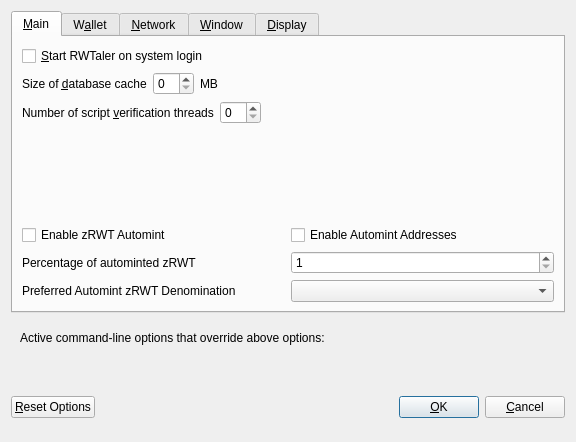
<?xml version="1.0" encoding="UTF-8"?>
<ui version="4.0">
 <class>OptionsDialog</class>
 <widget class="QDialog" name="OptionsDialog">
  <property name="geometry">
   <rect>
    <x>0</x>
    <y>0</y>
    <width>576</width>
    <height>442</height>
   </rect>
  </property>
  <property name="windowTitle">
   <string>Options</string>
  </property>
  <property name="modal">
   <bool>true</bool>
  </property>
  <layout class="QVBoxLayout" name="verticalLayout">
   <item>
    <widget class="QTabWidget" name="tabWidget">
     <property name="currentIndex">
      <number>0</number>
     </property>
     <widget class="QWidget" name="tabMain">
      <attribute name="title">
       <string>&amp;Main</string>
      </attribute>
      <layout class="QVBoxLayout" name="verticalLayout_Main">
       <item>
        <widget class="QCheckBox" name="bitcoinAtStartup">
         <property name="toolTip">
          <string>Automatically start RWTaler after logging in to the system.</string>
         </property>
         <property name="text">
          <string>&amp;Start RWTaler on system login</string>
         </property>
        </widget>
       </item>
       <item>
        <layout class="QHBoxLayout" name="horizontalLayout_2_Main">
         <item>
          <widget class="QLabel" name="databaseCacheLabel">
           <property name="text">
            <string>Size of &amp;database cache</string>
           </property>
           <property name="textFormat">
            <enum>Qt::PlainText</enum>
           </property>
           <property name="buddy">
            <cstring>databaseCache</cstring>
           </property>
          </widget>
         </item>
         <item>
          <widget class="QSpinBox" name="databaseCache"/>
         </item>
         <item>
          <widget class="QLabel" name="databaseCacheUnitLabel">
           <property name="text">
            <string>MB</string>
           </property>
           <property name="textFormat">
            <enum>Qt::PlainText</enum>
           </property>
          </widget>
         </item>
         <item>
          <spacer name="horizontalSpacer_2_Main">
           <property name="orientation">
            <enum>Qt::Horizontal</enum>
           </property>
           <property name="sizeHint" stdset="0">
            <size>
             <width>40</width>
             <height>20</height>
            </size>
           </property>
          </spacer>
         </item>
        </layout>
       </item>
       <item>
        <layout class="QHBoxLayout" name="horizontalLayout_3_Main">
         <item>
          <widget class="QLabel" name="threadsScriptVerifLabel">
           <property name="text">
            <string>Number of script &amp;verification threads</string>
           </property>
           <property name="textFormat">
            <enum>Qt::PlainText</enum>
           </property>
           <property name="buddy">
            <cstring>threadsScriptVerif</cstring>
           </property>
          </widget>
         </item>
         <item>
          <widget class="QSpinBox" name="threadsScriptVerif">
           <property name="toolTip">
            <string>(0 = auto, &lt;0 = leave that many cores free)</string>
           </property>
          </widget>
         </item>
         <item>
          <spacer name="horizontalSpacer_3_Main">
           <property name="orientation">
            <enum>Qt::Horizontal</enum>
           </property>
           <property name="sizeHint" stdset="0">
            <size>
             <width>40</width>
             <height>20</height>
            </size>
           </property>
          </spacer>
         </item>
        </layout>
       </item>
       <item>
        <spacer name="verticalSpacer_2">
         <property name="orientation">
          <enum>Qt::Vertical</enum>
         </property>
         <property name="sizeHint" stdset="0">
          <size>
           <width>20</width>
           <height>40</height>
          </size>
         </property>
        </spacer>
       </item>
       <item>
        <widget class="QWidget" name="verticalZrwtOptionsWidget" native="true">
         <layout class="QVBoxLayout" name="verticalZrwtOptionsLayout">
          <property name="margin">
           <number>0</number>
          </property>
          <item>
           <layout class="QHBoxLayout" name="horizontalAutomintingLayout">
            <item>
             <widget class="QCheckBox" name="checkBoxZeromintEnable">
              <property name="toolTip">
               <string>Enable automatic minting of RWT units to zRWT</string>
              </property>
              <property name="layoutDirection">
               <enum>Qt::LeftToRight</enum>
              </property>
              <property name="text">
               <string>Enable zRWT Automint</string>
              </property>
             </widget>
            </item>
            <item>
             <widget class="QCheckBox" name="checkBoxZeromintAddresses">
              <property name="toolTip">
               <string>Enable automatic zRWT minting from specific addresses</string>
              </property>
              <property name="layoutDirection">
               <enum>Qt::LeftToRight</enum>
              </property>
              <property name="text">
               <string>Enable Automint Addresses</string>
              </property>
             </widget>
            </item>
           </layout>
          </item>
          <item>
           <layout class="QHBoxLayout" name="horizontalZmintPercentageLayout">
            <item>
             <widget class="QLabel" name="percentage_label">
              <property name="toolTip">
               <string>Percentage of incoming RWT which get automatically converted to zRWT via Zerocoin Protocol (min: 10%)</string>
              </property>
              <property name="text">
               <string>Percentage of autominted zRWT</string>
              </property>
             </widget>
            </item>
            <item>
             <widget class="QSpinBox" name="zeromintPercentage">
              <property name="minimum">
               <number>1</number>
              </property>
              <property name="maximum">
               <number>100</number>
              </property>
             </widget>
            </item>
           </layout>
          </item>
          <item>
           <layout class="QHBoxLayout" name="horizontalLayout" stretch="0,0">
            <property name="sizeConstraint">
             <enum>QLayout::SetFixedSize</enum>
            </property>
            <item>
             <widget class="QLabel" name="labelPreferredDenom">
              <property name="maximumSize">
               <size>
                <width>16777215</width>
                <height>16777215</height>
               </size>
              </property>
              <property name="toolTip">
               <string>Wait with automatic conversion to Zerocoin until enough RWT for this denomination is available</string>
              </property>
              <property name="text">
               <string>Preferred Automint zRWT Denomination</string>
              </property>
             </widget>
            </item>
            <item>
             <widget class="QComboBox" name="preferredDenom">
              <property name="maximumSize">
               <size>
                <width>16777215</width>
                <height>27</height>
               </size>
              </property>
              <property name="toolTip">
               <string>Wait with automatic conversion to Zerocoin until enough RWT for this denomination is available</string>
              </property>
              <property name="maxVisibleItems">
               <number>9</number>
              </property>
              <property name="maxCount">
               <number>9</number>
              </property>
             </widget>
            </item>
           </layout>
          </item>
         </layout>
        </widget>
       </item>
      </layout>
     </widget>
     <widget class="QWidget" name="tabWallet">
      <attribute name="title">
       <string>W&amp;allet</string>
      </attribute>
      <layout class="QVBoxLayout" name="verticalLayout_Wallet">
       <item>
        <layout class="QHBoxLayout" name="horizontalLayout_2_Wallet">
         <item>
          <widget class="QLabel" name="labelStakeSplitThresholdText">
           <property name="text">
            <string>Stake split threshold:</string>
           </property>
          </widget>
         </item>
         <item>
          <widget class="QSpinBox" name="spinBoxStakeSplitThreshold">
           <property name="minimum">
            <number>1</number>
           </property>
           <property name="maximum">
            <number>999999</number>
           </property>
          </widget>
         </item>
        </layout>
       </item>
       <item>
        <widget class="QGroupBox" name="groupBox">
         <property name="title">
          <string>Expert</string>
         </property>
         <layout class="QVBoxLayout" name="verticalLayout_2">
          <item>
           <widget class="QCheckBox" name="coinControlFeatures">
            <property name="toolTip">
             <string>Whether to show coin control features or not.</string>
            </property>
            <property name="text">
             <string>Enable coin &amp;control features</string>
            </property>
           </widget>
          </item>
          <item>
           <widget class="QCheckBox" name="showMasternodesTab">
            <property name="toolTip">
             <string>Show additional tab listing all your masternodes in first sub-tab&lt;br/&gt;and all masternodes on the network in second sub-tab.</string>
            </property>
            <property name="text">
             <string>Show Masternodes Tab</string>
            </property>
           </widget>
          </item>
          <item>
           <widget class="QCheckBox" name="spendZeroConfChange">
            <property name="toolTip">
             <string>If you disable the spending of unconfirmed change, the change from a transaction&lt;br/&gt;cannot be used until that transaction has at least one confirmation.&lt;br/&gt;This also affects how your balance is computed.</string>
            </property>
            <property name="text">
             <string>&amp;Spend unconfirmed change</string>
            </property>
           </widget>
          </item>
         </layout>
        </widget>
       </item>
       <item>
        <spacer name="verticalSpacer_Wallet">
         <property name="orientation">
          <enum>Qt::Vertical</enum>
         </property>
         <property name="sizeHint" stdset="0">
          <size>
           <width>20</width>
           <height>40</height>
          </size>
         </property>
        </spacer>
       </item>
      </layout>
     </widget>
     <widget class="QWidget" name="tabNetwork">
      <attribute name="title">
       <string>&amp;Network</string>
      </attribute>
      <layout class="QVBoxLayout" name="verticalLayout_Network">
       <item>
        <widget class="QCheckBox" name="mapPortUpnp">
         <property name="toolTip">
          <string>Automatically open the RWTaler client port on the router. This only works when your router supports UPnP and it is enabled.</string>
         </property>
         <property name="text">
          <string>Map port using &amp;UPnP</string>
         </property>
        </widget>
       </item>
       <item>
        <widget class="QCheckBox" name="allowIncoming">
         <property name="toolTip">
          <string>Accept connections from outside</string>
         </property>
         <property name="text">
          <string>Allow incoming connections</string>
         </property>
        </widget>
       </item>
       <item>
        <widget class="QCheckBox" name="connectSocks">
         <property name="toolTip">
          <string>Connect to the RWTaler network through a SOCKS5 proxy.</string>
         </property>
         <property name="text">
          <string>&amp;Connect through SOCKS5 proxy (default proxy):</string>
         </property>
        </widget>
       </item>
       <item>
        <layout class="QHBoxLayout" name="horizontalLayout_1_Network">
         <item>
          <widget class="QLabel" name="proxyIpLabel">
           <property name="text">
            <string>Proxy &amp;IP:</string>
           </property>
           <property name="textFormat">
            <enum>Qt::PlainText</enum>
           </property>
           <property name="buddy">
            <cstring>proxyIp</cstring>
           </property>
          </widget>
         </item>
         <item>
          <widget class="QValidatedLineEdit" name="proxyIp">
           <property name="minimumSize">
            <size>
             <width>140</width>
             <height>0</height>
            </size>
           </property>
           <property name="maximumSize">
            <size>
             <width>140</width>
             <height>16777215</height>
            </size>
           </property>
           <property name="toolTip">
            <string>IP address of the proxy (e.g. IPv4: 127.0.0.1 / IPv6: ::1)</string>
           </property>
          </widget>
         </item>
         <item>
          <widget class="QLabel" name="proxyPortLabel">
           <property name="text">
            <string>&amp;Port:</string>
           </property>
           <property name="textFormat">
            <enum>Qt::PlainText</enum>
           </property>
           <property name="buddy">
            <cstring>proxyPort</cstring>
           </property>
          </widget>
         </item>
         <item>
          <widget class="QLineEdit" name="proxyPort">
           <property name="minimumSize">
            <size>
             <width>55</width>
             <height>0</height>
            </size>
           </property>
           <property name="maximumSize">
            <size>
             <width>55</width>
             <height>16777215</height>
            </size>
           </property>
           <property name="toolTip">
            <string>Port of the proxy (e.g. 9050)</string>
           </property>
          </widget>
         </item>
         <item>
          <spacer name="horizontalSpacer_1_Network">
           <property name="orientation">
            <enum>Qt::Horizontal</enum>
           </property>
           <property name="sizeHint" stdset="0">
            <size>
             <width>40</width>
             <height>20</height>
            </size>
           </property>
          </spacer>
         </item>
        </layout>
       </item>
       <item>
        <spacer name="verticalSpacer_Network">
         <property name="orientation">
          <enum>Qt::Vertical</enum>
         </property>
         <property name="sizeHint" stdset="0">
          <size>
           <width>20</width>
           <height>40</height>
          </size>
         </property>
        </spacer>
       </item>
      </layout>
     </widget>
     <widget class="QWidget" name="tabWindow">
      <attribute name="title">
       <string>&amp;Window</string>
      </attribute>
      <layout class="QVBoxLayout" name="verticalLayout_Window">
       <item>
        <widget class="QCheckBox" name="minimizeToTray">
         <property name="toolTip">
          <string>Show only a tray icon after minimizing the window.</string>
         </property>
         <property name="text">
          <string>&amp;Minimize to the tray instead of the taskbar</string>
         </property>
        </widget>
       </item>
       <item>
        <widget class="QCheckBox" name="minimizeOnClose">
         <property name="toolTip">
          <string>Minimize instead of exit the application when the window is closed. When this option is enabled, the application will be closed only after selecting Quit in the menu.</string>
         </property>
         <property name="text">
          <string>M&amp;inimize on close</string>
         </property>
        </widget>
       </item>
       <item>
        <spacer name="verticalSpacer_Window">
         <property name="orientation">
          <enum>Qt::Vertical</enum>
         </property>
         <property name="sizeHint" stdset="0">
          <size>
           <width>20</width>
           <height>40</height>
          </size>
         </property>
        </spacer>
       </item>
      </layout>
     </widget>
     <widget class="QWidget" name="tabDisplay">
      <attribute name="title">
       <string>&amp;Display</string>
      </attribute>
      <layout class="QVBoxLayout" name="verticalLayout_Display">
       <item>
        <layout class="QHBoxLayout" name="horizontalLayout_1_Display">
         <item>
          <widget class="QLabel" name="langLabel">
           <property name="text">
            <string>User Interface &amp;language:</string>
           </property>
           <property name="textFormat">
            <enum>Qt::PlainText</enum>
           </property>
           <property name="buddy">
            <cstring>lang</cstring>
           </property>
          </widget>
         </item>
         <item>
          <widget class="QValueComboBox" name="lang">
           <property name="toolTip">
            <string>The user interface language can be set here. This setting will take effect after restarting RWTaler.</string>
           </property>
          </widget>
         </item>
        </layout>
       </item>
       <item>
        <widget class="QLabel" name="label_3">
         <property name="toolTip">
          <string notr="true"/>
         </property>
         <property name="statusTip">
          <string notr="true"/>
         </property>
         <property name="whatsThis">
          <string notr="true"/>
         </property>
         <property name="accessibleName">
          <string notr="true"/>
         </property>
         <property name="text">
          <string>Language missing or translation incomplete? Help contributing translations here:
https://www.transifex.com/rwtaler-project/rwtaler-project-translations</string>
         </property>
         <property name="wordWrap">
          <bool>true</bool>
         </property>
         <property name="openExternalLinks">
          <bool>true</bool>
         </property>
         <property name="textInteractionFlags">
          <set>Qt::TextBrowserInteraction</set>
         </property>
        </widget>
       </item>
       <item>
        <layout class="QHBoxLayout" name="horizontalLayout_2_Display" stretch="0,0">
         <item>
          <widget class="QLabel" name="themeLabel">
           <property name="text">
            <string>User Interface Theme:</string>
           </property>
          </widget>
         </item>
         <item>
          <widget class="QValueComboBox" name="theme"/>
         </item>
        </layout>
       </item>
       <item>
        <widget class="QWidget" name="verticalZrwtDisplayWidget" native="true">
         <layout class="QVBoxLayout" name="verticalZrwtDisplayLayout">
          <property name="margin">
           <number>0</number>
          </property>
          <item>
           <widget class="Line" name="line">
            <property name="orientation">
             <enum>Qt::Horizontal</enum>
            </property>
           </widget>
          </item>
          <item>
           <layout class="QHBoxLayout" name="horizontalLayout_3_Display">
            <item>
             <widget class="QLabel" name="unitLabel">
              <property name="text">
               <string>Unit to show amounts in:</string>
              </property>
              <property name="textFormat">
               <enum>Qt::PlainText</enum>
              </property>
             </widget>
            </item>
            <item>
             <widget class="QValueComboBox" name="unit">
              <property name="toolTip">
               <string>Choose the default subdivision unit to show in the interface and when sending coins.</string>
              </property>
             </widget>
            </item>
           </layout>
          </item>
          <item>
           <layout class="QHBoxLayout" name="horizontalLayout_4_Display">
            <item>
             <widget class="QLabel" name="digitsLabel">
              <property name="text">
               <string>Decimal digits</string>
              </property>
             </widget>
            </item>
            <item>
             <widget class="QValueComboBox" name="digits"/>
            </item>
           </layout>
          </item>
          <item>
           <layout class="QHBoxLayout" name="horizontalLayout_5_Display">
            <item>
             <widget class="QCheckBox" name="checkBoxHideZeroBalances">
              <property name="toolTip">
               <string>Hide empty balances</string>
              </property>
              <property name="layoutDirection">
               <enum>Qt::LeftToRight</enum>
              </property>
              <property name="text">
               <string>Hide empty balances</string>
              </property>
             </widget>
            </item>
            <item>
             <widget class="QCheckBox" name="checkBoxHideOrphans">
              <property name="toolTip">
               <string>Hide orphan stakes in transaction lists</string>
              </property>
              <property name="text">
               <string>Hide orphan stakes</string>
              </property>
             </widget>
            </item>
            <item>
             <spacer name="horizontalSpacer">
              <property name="orientation">
               <enum>Qt::Horizontal</enum>
              </property>
              <property name="sizeHint" stdset="0">
               <size>
                <width>40</width>
                <height>20</height>
               </size>
              </property>
             </spacer>
            </item>
           </layout>
          </item>
          <item>
           <layout class="QHBoxLayout" name="horizontalLayout_6_Display">
            <item>
             <widget class="QLabel" name="thirdPartyTxUrlsLabel">
              <property name="toolTip">
               <string>Third party URLs (e.g. a block explorer) that appear in the transactions tab as context menu items. %s in the URL is replaced by transaction hash. Multiple URLs are separated by vertical bar |.</string>
              </property>
              <property name="text">
               <string>Third party transaction URLs</string>
              </property>
             </widget>
            </item>
            <item>
             <widget class="QLineEdit" name="thirdPartyTxUrls">
              <property name="toolTip">
               <string>Third party URLs (e.g. a block explorer) that appear in the transactions tab as context menu items. %s in the URL is replaced by transaction hash. Multiple URLs are separated by vertical bar |.</string>
              </property>
             </widget>
            </item>
           </layout>
          </item>
         </layout>
        </widget>
       </item>
       <item>
        <spacer name="verticalSpacer">
         <property name="orientation">
          <enum>Qt::Vertical</enum>
         </property>
         <property name="sizeHint" stdset="0">
          <size>
           <width>20</width>
           <height>40</height>
          </size>
         </property>
        </spacer>
       </item>
      </layout>
     </widget>
    </widget>
   </item>
   <item>
    <widget class="QFrame" name="frame">
     <layout class="QVBoxLayout" name="verticalLayout_Bottom">
      <item>
       <layout class="QHBoxLayout" name="horizontalLayout_Bottom">
        <item>
         <widget class="QLabel" name="overriddenByCommandLineInfoLabel">
          <property name="text">
           <string>Active command-line options that override above options:</string>
          </property>
          <property name="textFormat">
           <enum>Qt::PlainText</enum>
          </property>
         </widget>
        </item>
        <item>
         <spacer name="horizontalSpacer_Bottom">
          <property name="orientation">
           <enum>Qt::Horizontal</enum>
          </property>
          <property name="sizeHint" stdset="0">
           <size>
            <width>40</width>
            <height>20</height>
           </size>
          </property>
         </spacer>
        </item>
       </layout>
      </item>
      <item>
       <widget class="QLabel" name="overriddenByCommandLineLabel">
        <property name="text">
         <string/>
        </property>
        <property name="textFormat">
         <enum>Qt::PlainText</enum>
        </property>
        <property name="wordWrap">
         <bool>true</bool>
        </property>
       </widget>
      </item>
     </layout>
    </widget>
   </item>
   <item>
    <layout class="QHBoxLayout" name="horizontalLayout_Buttons">
     <item>
      <widget class="QPushButton" name="resetButton">
       <property name="toolTip">
        <string>Reset all client options to default.</string>
       </property>
       <property name="text">
        <string>&amp;Reset Options</string>
       </property>
       <property name="autoDefault">
        <bool>false</bool>
       </property>
      </widget>
     </item>
     <item>
      <spacer name="horizontalSpacer_1">
       <property name="orientation">
        <enum>Qt::Horizontal</enum>
       </property>
       <property name="sizeHint" stdset="0">
        <size>
         <width>40</width>
         <height>48</height>
        </size>
       </property>
      </spacer>
     </item>
     <item>
      <widget class="QLabel" name="statusLabel">
       <property name="minimumSize">
        <size>
         <width>200</width>
         <height>0</height>
        </size>
       </property>
       <property name="font">
        <font>
         <weight>75</weight>
         <bold>true</bold>
        </font>
       </property>
       <property name="text">
        <string/>
       </property>
       <property name="textFormat">
        <enum>Qt::PlainText</enum>
       </property>
       <property name="wordWrap">
        <bool>true</bool>
       </property>
      </widget>
     </item>
     <item>
      <spacer name="horizontalSpacer_2">
       <property name="orientation">
        <enum>Qt::Horizontal</enum>
       </property>
       <property name="sizeHint" stdset="0">
        <size>
         <width>40</width>
         <height>48</height>
        </size>
       </property>
      </spacer>
     </item>
     <item>
      <widget class="QPushButton" name="okButton">
       <property name="text">
        <string>&amp;OK</string>
       </property>
       <property name="autoDefault">
        <bool>false</bool>
       </property>
       <property name="default">
        <bool>true</bool>
       </property>
      </widget>
     </item>
     <item>
      <widget class="QPushButton" name="cancelButton">
       <property name="text">
        <string>&amp;Cancel</string>
       </property>
       <property name="autoDefault">
        <bool>false</bool>
       </property>
      </widget>
     </item>
    </layout>
   </item>
  </layout>
 </widget>
 <customwidgets>
  <customwidget>
   <class>QValidatedLineEdit</class>
   <extends>QLineEdit</extends>
   <header>qvalidatedlineedit.h</header>
  </customwidget>
  <customwidget>
   <class>QValueComboBox</class>
   <extends>QComboBox</extends>
   <header>qvaluecombobox.h</header>
  </customwidget>
 </customwidgets>
 <resources/>
 <connections/>
</ui>
